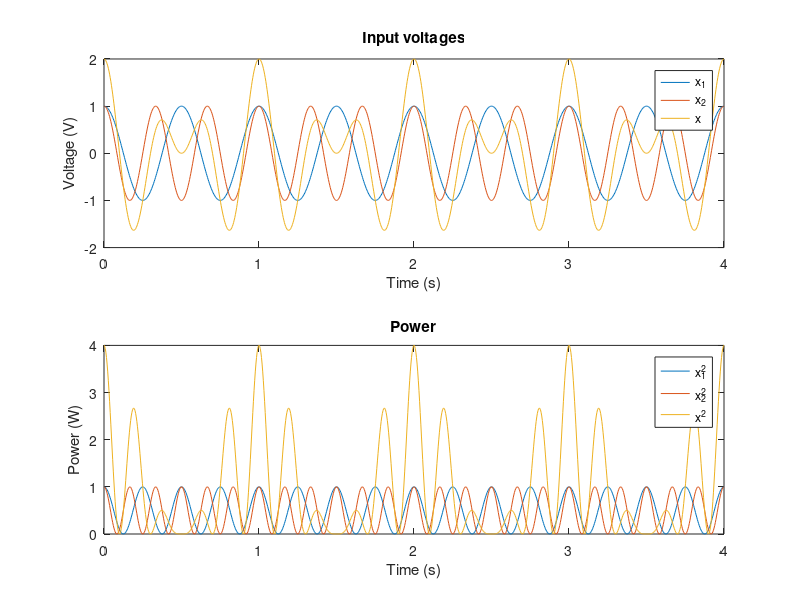

Here is the MATLAB script that generated this plot:
% EE3032 - W2D2 - Dr. Durant
% Additivity of power of sinusoids, section 1.3.4.
% This works even for frequencies that are not harmonically related.

f1 = 2; % Hz
f2 = 3;

T = 4; % end time, s
N = 1000; % Number of samples for graph/calculation
t = linspace(0,T,N); % calculation times, simple approach
t = ((0:N)/N)*T; % Slightly better approach; see note at end. 
% These are NOT quite the same points as before. They are packed slightly tighter. 

x1 = cos(2*pi*f1*t);
x2 = cos(2*pi*f2*t);
x = x1 + x2;
figure,subplot(2,1,1)
plot(t,x1,t,x2,t,x),title('Input voltages')
legend('x_1','x_2','x'),xlabel('Time (s)'),ylabel('Voltage (V)')
subplot(2,1,2)
plot(t,x1.^2,t,x2.^2,t,x.^2),title('Power')
legend('x_1^2','x_2^2','x^2'),xlabel('Time (s)'),ylabel('Power (W)')

Px = sum(x.^2) / length(t)
Px1 = sum(x1.^2) / length(t)
Px2 = sum(x2.^2) / length(t)

% You can see some rounding error when using linspace in Px since this simulation 
% isn't *quite* periodic. Specifically, we are including the point at 4 s, which 
% is the end of the period (limit from left) in addition to the point at 0 (limit
% from right). To limit roundoff error, you can increase N, or omit the left limit
% (2nd definition of t above eliminates roundoff error).